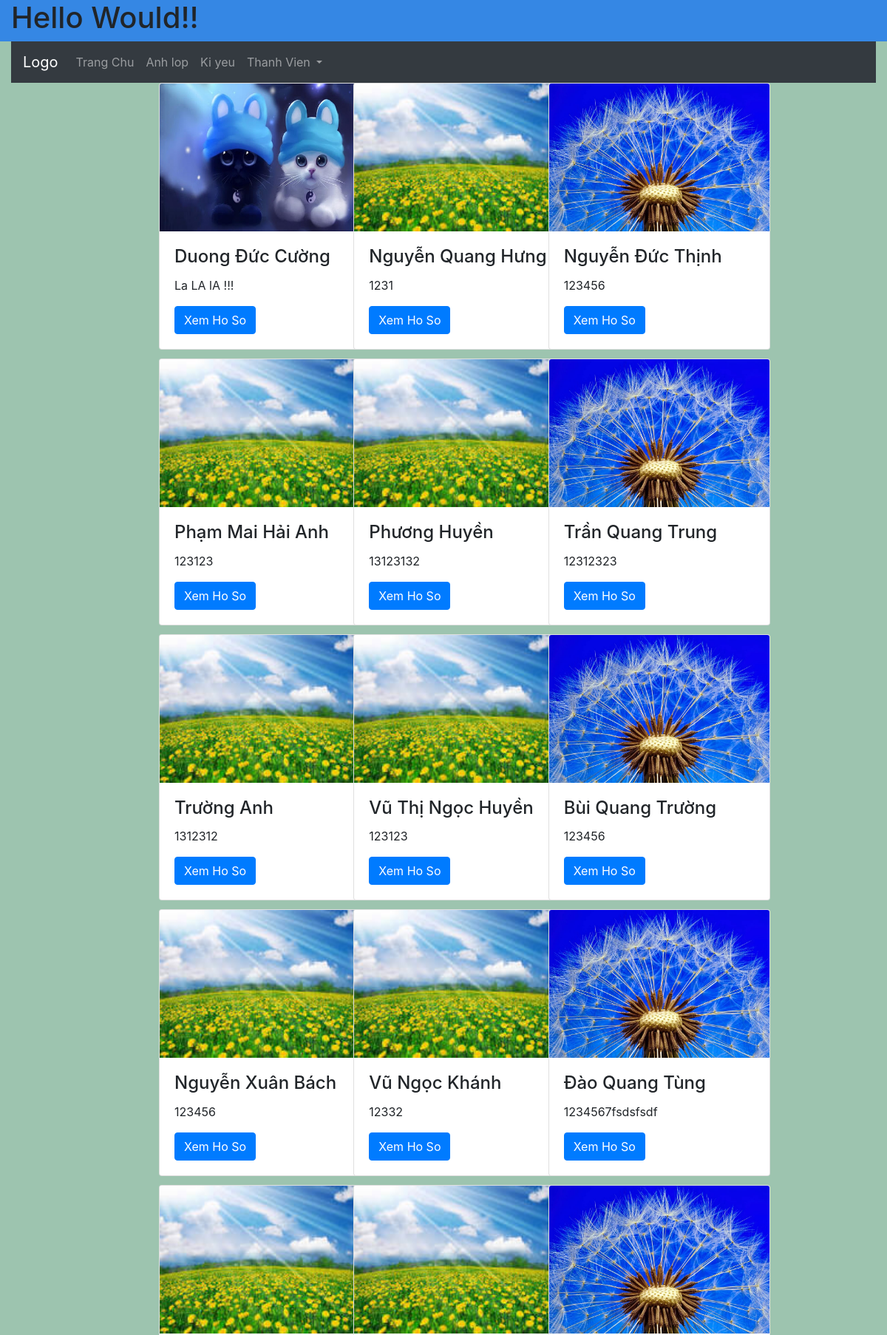
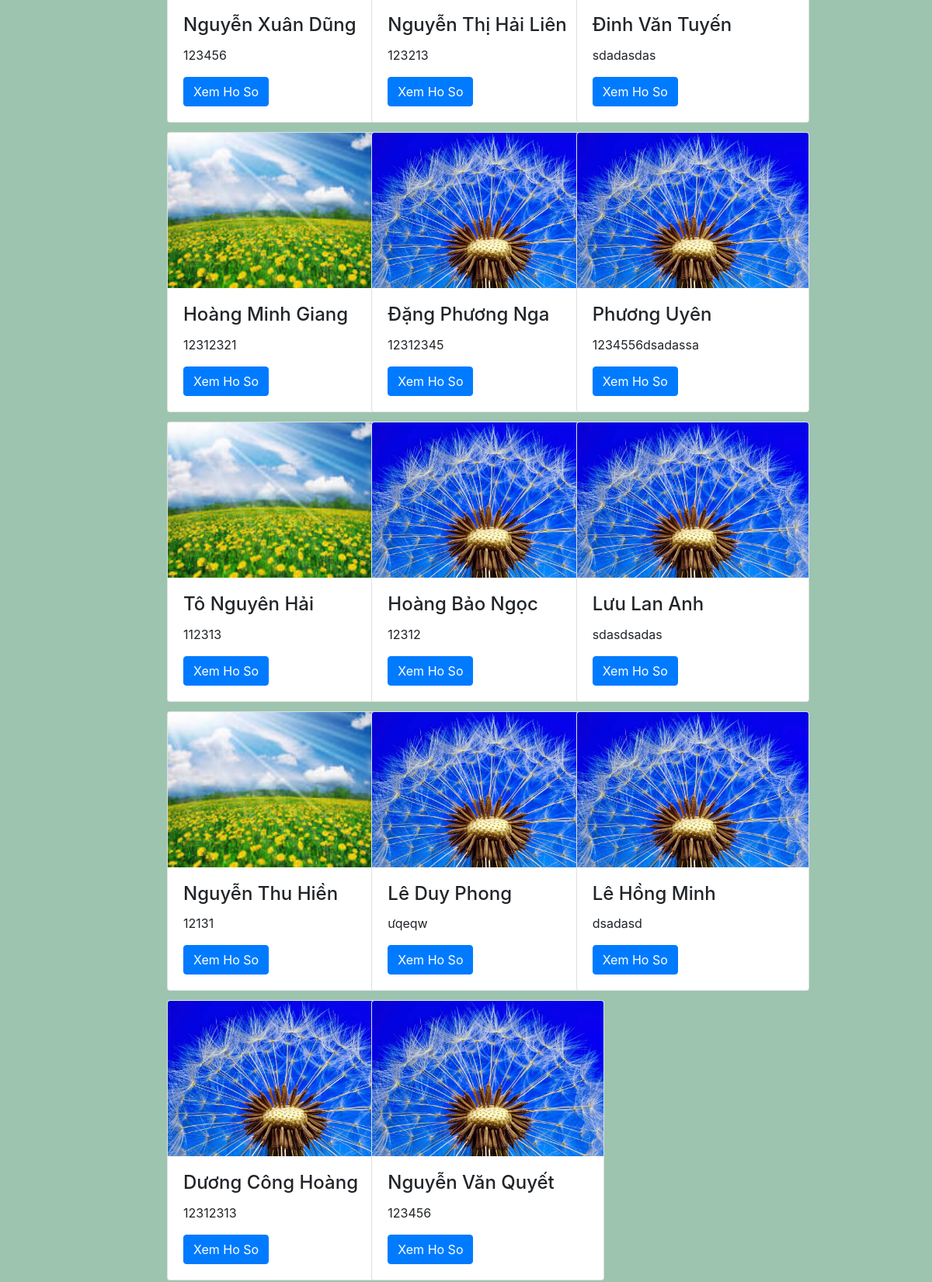
The page / (upper part) on the database its author committed (2 pictures, top to bottom).
### user/models.py (models this page shows, shortened)
class Class_User(AbstractUser):
	full_name = models.CharField(max_length=255, null=True, blank=False)
	title = models.CharField(max_length=255, blank=False)
	image_rep = models.ImageField(max_length=255, upload_to='class', null=True, blank=False)

### user/views.py (the view)
# urls.py: path('', list_class, name="class"),
def list_class(request):
	context = {'list_all': Class_User.objects.all()}
	return render(request, 'user/list_class.html', context)

### user/templates/user/list_class.html (shortened to what this page needs)
{% extends 'homepage/base.html' %}
{% block content %}
	<div class="card-columns">
	{% for list in list_all %}
	<div class="card" style="width:300px">
		<img class="card-img-top" src="{{list.image_rep.url}}" alt="Card image" height="200px">
		<div class="card-body">
	    	<h4 class="card-title">{{list.full_name}}</h4>
	    		<p class="card-text">{{list.title}}</p>
    			<a href="{% url 'image' list.id %}" class="btn btn-primary">Xem Ho So</a>
  		</div>
	</div>
	{% endfor %}
	</div>
{% endblock %}

### core/templates/homepage/base.html (shortened to what this page needs)
<!DOCTYPE html>
<html lang="en">
<head>
	<link rel="stylesheet" href="https://maxcdn.bootstrapcdn.com/bootstrap/4.0.0/css/bootstrap.min.css">	<meta name="viewport" content="width=device-width, initial-scale=1, shrink-to-fit=no">
</head>
<body>
	<div class="container-fluid" style="height:95%;">
		<div class="row" style="background-color: #3587E4;">
				<div class="col-sm-12">
					<header>
						<h1>Hello Would!!</h1>
					</header>
				</div>
		</div>
		<div class="row">
			<div class="col-sm-12">
					<nav class="navbar navbar-expand-sm bg-dark navbar-dark">
  <a class="navbar-brand" href="#">Logo</a>
  <ul class="navbar-nav" >
    <li class="nav-item">
      <a class="nav-link" href="#">Trang Chu</a>
    </li>
    <li class="nav-item">
      <a class="nav-link" href="#">Anh lop</a>
    </li>
    <li class="nav-item">
      <a class="nav-link" href="#">Ki yeu</a>
    </li>
    <li class="nav-item dropdown">
      <a class="nav-link dropdown-toggle" href="#" id="navbardrop" data-toggle="dropdown">
        Thanh Vien
      </a>
    </li>
  </ul>
</nav>
			</div>
		</div>
		<div class="row">
			<div class="col-sm-2">
			</div>
			<div class="col-sm-8">
				{% block content %}
				{% endblock %}
			</div>
			<div class="col-sm-2"></div>
		</div>
	</div>
</body>
</html>

### core/templates/homepage/base.html (style rules this page uses)
html, body { height: 100%; background-color: #9DC4AF; }
ul li a { text-align: left; }

### rows shown on the page
Class_User: image_rep (picture), full_name "Duong Đức Cường", title "La LA lA !!!"
Class_User: image_rep (picture), full_name "Phạm Mai Hải Anh", title "123123"
Class_User: image_rep (picture), full_name "Trường Anh", title "1312312"
Class_User: image_rep (picture), full_name "Nguyễn Xuân Bách", title "123456"
Class_User: image_rep (picture), full_name "Nguyễn Xuân Dũng", title "123456"
Class_User: image_rep (picture), full_name "Hoàng Minh Giang", title "12312321"
Class_User: image_rep (picture), full_name "Tô Nguyên Hải", title "112313"
Class_User: image_rep (picture), full_name "Nguyễn Thu Hiền", title "12131"
Class_User: image_rep (picture), full_name "Dương Công Hoàng", title "12312313"
Class_User: image_rep (picture), full_name "Nguyễn Quang Hưng", title "1231"
Class_User: image_rep (picture), full_name "Phương Huyền", title "13123132"
Class_User: image_rep (picture), full_name "Vũ Thị Ngọc Huyền", title "123123"
Class_User: image_rep (picture), full_name "Vũ Ngọc Khánh", title "12332"
Class_User: image_rep (picture), full_name "Nguyễn Thị Hải Liên", title "123213"
Class_User: image_rep (picture), full_name "Đặng Phương Nga", title "12312345"
Class_User: image_rep (picture), full_name "Hoàng Bảo Ngọc", title "12312"
Class_User: image_rep (picture), full_name "Lê Duy Phong", title "ưqeqw"
Class_User: image_rep (picture), full_name "Nguyễn Văn Quyết", title "123456"
Class_User: image_rep (picture), full_name "Nguyễn Đức Thịnh", title "123456"
Class_User: image_rep (picture), full_name "Trần Quang Trung", title "12312323"
Class_User: image_rep (picture), full_name "Bùi Quang Trường", title "123456"
Class_User: image_rep (picture), full_name "Đào Quang Tùng", title "1234567fsdsfsdf"
Class_User: image_rep (picture), full_name "Đinh Văn Tuyến", title "sdadasdas"
Class_User: image_rep (picture), full_name "Phương Uyên", title "1234556dsadassa"
Class_User: image_rep (picture), full_name "Lưu Lan Anh", title "sdasdsadas"
Class_User: image_rep (picture), full_name "Lê Hồng Minh", title "dsadasd"
